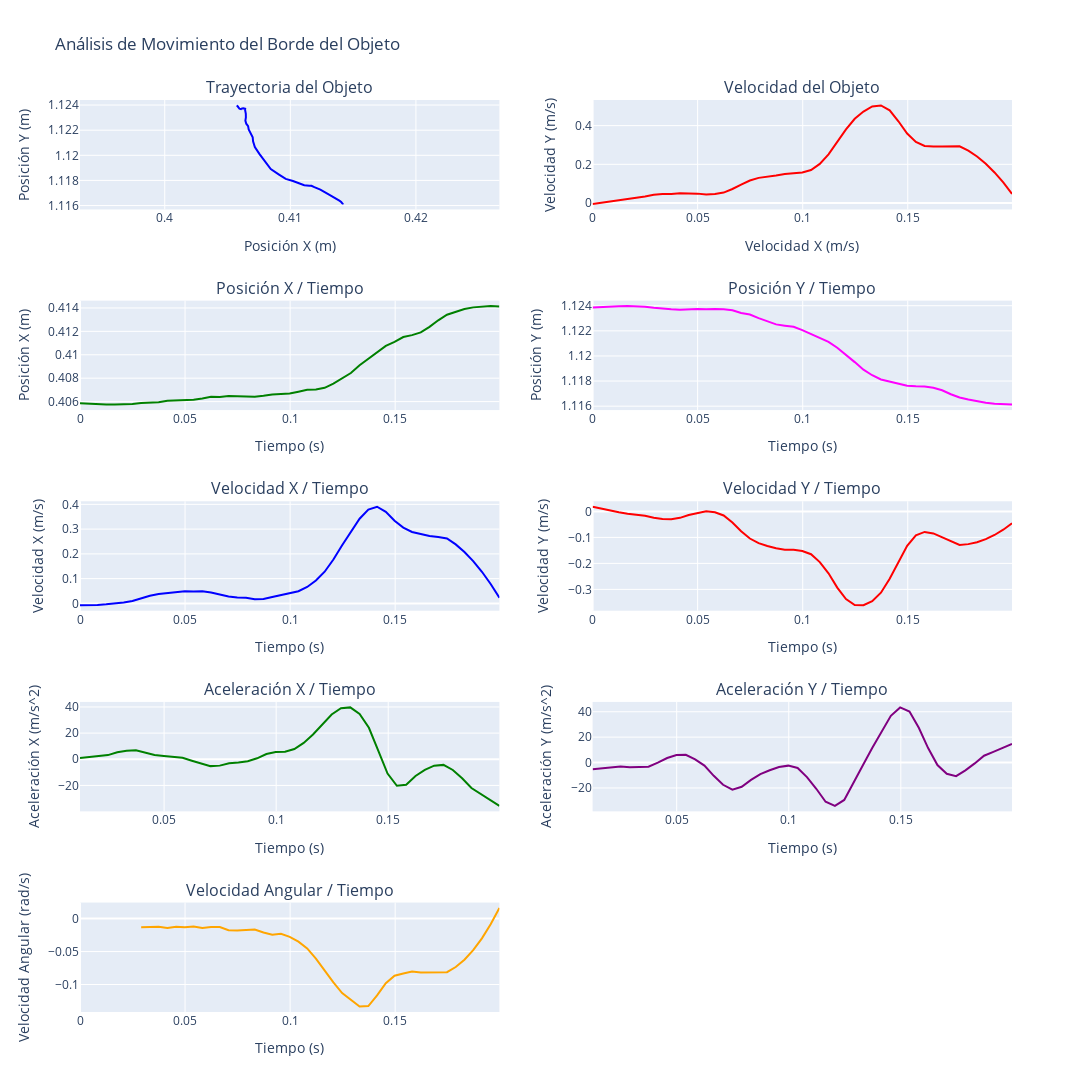

Here is the notebook cell this chart was saved with:
### Code cell
# Elegir dataframe a graficar
dfG = dfBorde
dfG_speed = dfBorde_speed.copy()
dfG_acceleration = dfBorde_acceleration.copy()

# Crear figura y ejes
# 5 filas, 2 columnas
fig = make_subplots(
    rows=5, cols=2,
    subplot_titles=(
        "Trayectoria del Objeto", "Velocidad del Objeto",
        "Posición X / Tiempo", "Posición Y / Tiempo",
        "Velocidad X / Tiempo", "Velocidad Y / Tiempo",
        "Aceleración X / Tiempo", "Aceleración Y / Tiempo",
        "Velocidad Angular / Tiempo", ""
    )
)

# Grafica la trayectoria
fig.update_yaxes(title_text="Posición Y (m)", row=1, col=1)
fig.update_xaxes(title_text="Posición X (m)", row=1, col=1, scaleanchor="y")
fig.add_trace(go.Scatter(x=dfG['X'], y=dfG['Y'], mode='lines', marker=dict(color='blue')), row=1, col=1)

# Grafica la velocidad
fig.update_yaxes(title_text="Velocidad Y (m/s)", row=1, col=2)
fig.update_xaxes(title_text="Velocidad X (m/s)", row=1, col=2)
fig.add_trace(go.Scatter(x=dfG_speed['Time (sec)'], y=dfG_speed['Speed'], mode='lines', marker=dict(color='red'), name='Velocidad Total'), row=1, col=2)

# Grafica la posición X en función del tiempo
fig.update_yaxes(title_text="Posición X (m)", row=2, col=1)
fig.update_xaxes(title_text="Tiempo (s)", row=2, col=1)
fig.add_trace(go.Scatter(x=dfG['Time (sec)'], y=dfG['X'], mode='lines', marker=dict(color='green')), row=2, col=1)

# Grafica la posición Y / tiempo
fig.update_yaxes(title_text="Posición Y (m)", row=2, col=2)
fig.update_xaxes(title_text="Tiempo (s)", row=2, col=2)
fig.add_trace(go.Scatter(x=dfG['Time (sec)'], y=dfG['Y'], mode='lines', marker=dict(color='magenta')), row=2, col=2)

# Grafica la velocidad X / tiempo
fig.update_yaxes(title_text="Velocidad X (m/s)", row=3, col=1)
fig.update_xaxes(title_text="Tiempo (s)", row=3, col=1)
fig.add_trace(go.Scatter(x=dfG_speed['Time (sec)'], y=dfG_speed['Speed_X'], mode='lines', marker=dict(color='blue')), row=3, col=1)

# Grafica la velocidad Y / tiempo
fig.update_yaxes(title_text="Velocidad Y (m/s)", row=3, col=2)
fig.update_xaxes(title_text="Tiempo (s)", row=3, col=2)
fig.add_trace(go.Scatter(x=dfG_speed['Time (sec)'], y=dfG_speed['Speed_Y'], mode='lines', marker=dict(color='red')), row=3, col=2)

# Grafica la aceleración X / tiempo
fig.update_yaxes(title_text="Aceleración X (m/s^2)", row=4, col=1)
fig.update_xaxes(title_text="Tiempo (s)", row=4, col=1)
fig.add_trace(go.Scatter(x=dfG_acceleration['Time (sec)'], y=dfG_acceleration['Acceleration_X'], mode='lines', marker=dict(color='green')), row=4, col=1)

# Grafica la aceleración Y / tiempo
fig.update_yaxes(title_text="Aceleración Y (m/s^2)", row=4, col=2)
fig.update_xaxes(title_text="Tiempo (s)", row=4, col=2)
fig.add_trace(go.Scatter(x=dfG_acceleration['Time (sec)'], y=dfG_acceleration['Acceleration_Y'], mode='lines', marker=dict(color='purple')), row=4, col=2)

# Grafica la velocidad angular
fig.update_yaxes(title_text="Velocidad Angular (rad/s)", row=5, col=1)
fig.update_xaxes(title_text="Tiempo (s)", row=5, col=1)
fig.add_trace(go.Scatter(x=dfG['Time (sec)'], y=dfG['Angular_Velocity'], mode='lines', marker=dict(color='orange')), row=5, col=1)

# Actualizar los títulos y ajustar el diseño
fig.update_layout(height=1200, width=1200, title_text="Análisis de Movimiento del Borde del Objeto", showlegend=False)

# Mostrar los gráficos
fig.show()

### Figure 1 — Plotly figure (JSON) as saved in the notebook; plotly's stock layout.template omitted (floating-point values rounded to 4 significant figures)
{"data": [{"marker": {"color": "blue"}, "mode": "lines", "type": "scatter", "x": [0.4059, 0.4058, 0.4058, 0.4057, 0.4057, 0.4058, 0.4058, 0.4059, 0.4059, 0.4059, 0.4061, 0.4061, 0.4062, 0.4062, 0.4063, 0.4064, 0.4064, 0.4065, 0.4065, 0.4065, 0.4064, 0.4065, 0.4066, 0.4066, 0.4067, 0.4068, 0.407, 0.407, 0.4072, 0.4075, 0.408, 0.4084, 0.4091, 0.4096, 0.4102, 0.4108, 0.4111, 0.4115, 0.4117, 0.4119, 0.4124, 0.4129, 0.4134, 0.4137, 0.4139, 0.4141, 0.4141, 0.4142, 0.4141], "xaxis": "x", "y": [1.124, 1.124, 1.124, 1.124, 1.124, 1.124, 1.124, 1.124, 1.124, 1.124, 1.124, 1.124, 1.124, 1.124, 1.124, 1.124, 1.124, 1.123, 1.123, 1.123, 1.123, 1.123, 1.122, 1.122, 1.122, 1.122, 1.121, 1.121, 1.121, 1.12, 1.12, 1.119, 1.118, 1.118, 1.118, 1.118, 1.118, 1.118, 1.118, 1.117, 1.117, 1.117, 1.117, 1.117, 1.116, 1.116, 1.116, 1.116, 1.116], "yaxis": "y"}, {"marker": {"color": "red"}, "mode": "lines", "name": "Velocidad Total", "type": "scatter", "x": [0, 0.004159, 0.008317, 0.01248, 0.01663, 0.02079, 0.02495, 0.02911, 0.03327, 0.03743, 0.04159, 0.04574, 0.0499, 0.05406, 0.05822, 0.06238, 0.06654, 0.0707, 0.07485, 0.07901, 0.08317, 0.08733, 0.09149, 0.09565, 0.09981, 0.104, 0.1081, 0.1123, 0.1164, 0.1206, 0.1248, 0.1289, 0.1331, 0.1372, 0.1414, 0.1455, 0.1497, 0.1539, 0.158, 0.1622, 0.1663, 0.1705, 0.1747, 0.1788, 0.183, 0.1871, 0.1913, 0.1955, 0.1996], "xaxis": "x2", "y": [-0.004726, 0.002357, 0.009161, 0.01568, 0.02193, 0.02789, 0.03358, 0.04305, 0.04737, 0.04696, 0.05097, 0.05072, 0.04869, 0.04387, 0.04676, 0.05407, 0.07256, 0.09563, 0.1163, 0.1301, 0.1352, 0.1421, 0.1498, 0.1533, 0.1581, 0.1707, 0.2022, 0.2518, 0.3161, 0.3805, 0.4352, 0.4728, 0.4993, 0.5041, 0.4786, 0.4226, 0.3594, 0.3157, 0.2952, 0.2916, 0.2919, 0.2941, 0.2934, 0.2704, 0.2402, 0.2028, 0.1582, 0.1064, 0.04732], "yaxis": "y2"}, {"marker": {"color": "green"}, "mode": "lines", "type": "scatter", "x": [0, 0.004159, 0.008317, 0.01248, 0.01663, 0.02079, 0.02495, 0.02911, 0.03327, 0.03743, 0.04159, 0.04574, 0.0499, 0.05406, 0.05822, 0.06238, 0.06654, 0.0707, 0.07485, 0.07901, 0.08317, 0.08733, 0.09149, 0.09565, 0.09981, 0.104, 0.1081, 0.1123, 0.1164, 0.1206, 0.1248, 0.1289, 0.1331, 0.1372, 0.1414, 0.1455, 0.1497, 0.1539, 0.158, 0.1622, 0.1663, 0.1705, 0.1747, 0.1788, 0.183, 0.1871, 0.1913, 0.1955, 0.1996], "xaxis": "x3", "y": [0.4059, 0.4058, 0.4058, 0.4057, 0.4057, 0.4058, 0.4058, 0.4059, 0.4059, 0.4059, 0.4061, 0.4061, 0.4062, 0.4062, 0.4063, 0.4064, 0.4064, 0.4065, 0.4065, 0.4065, 0.4064, 0.4065, 0.4066, 0.4066, 0.4067, 0.4068, 0.407, 0.407, 0.4072, 0.4075, 0.408, 0.4084, 0.4091, 0.4096, 0.4102, 0.4108, 0.4111, 0.4115, 0.4117, 0.4119, 0.4124, 0.4129, 0.4134, 0.4137, 0.4139, 0.4141, 0.4141, 0.4142, 0.4141], "yaxis": "y3"}, {"marker": {"color": "magenta"}, "mode": "lines", "type": "scatter", "x": [0, 0.004159, 0.008317, 0.01248, 0.01663, 0.02079, 0.02495, 0.02911, 0.03327, 0.03743, 0.04159, 0.04574, 0.0499, 0.05406, 0.05822, 0.06238, 0.06654, 0.0707, 0.07485, 0.07901, 0.08317, 0.08733, 0.09149, 0.09565, 0.09981, 0.104, 0.1081, 0.1123, 0.1164, 0.1206, 0.1248, 0.1289, 0.1331, 0.1372, 0.1414, 0.1455, 0.1497, 0.1539, 0.158, 0.1622, 0.1663, 0.1705, 0.1747, 0.1788, 0.183, 0.1871, 0.1913, 0.1955, 0.1996], "xaxis": "x4", "y": [1.124, 1.124, 1.124, 1.124, 1.124, 1.124, 1.124, 1.124, 1.124, 1.124, 1.124, 1.124, 1.124, 1.124, 1.124, 1.124, 1.124, 1.123, 1.123, 1.123, 1.123, 1.123, 1.122, 1.122, 1.122, 1.122, 1.121, 1.121, 1.121, 1.12, 1.12, 1.119, 1.118, 1.118, 1.118, 1.118, 1.118, 1.118, 1.118, 1.117, 1.117, 1.117, 1.117, 1.117, 1.116, 1.116, 1.116, 1.116, 1.116], "yaxis": "y4"}, {"marker": {"color": "blue"}, "mode": "lines", "type": "scatter", "x": [0, 0.004159, 0.008317, 0.01248, 0.01663, 0.02079, 0.02495, 0.02911, 0.03327, 0.03743, 0.04159, 0.04574, 0.0499, 0.05406, 0.05822, 0.06238, 0.06654, 0.0707, 0.07485, 0.07901, 0.08317, 0.08733, 0.09149, 0.09565, 0.09981, 0.104, 0.1081, 0.1123, 0.1164, 0.1206, 0.1248, 0.1289, 0.1331, 0.1372, 0.1414, 0.1455, 0.1497, 0.1539, 0.158, 0.1622, 0.1663, 0.1705, 0.1747, 0.1788, 0.183, 0.1871, 0.1913, 0.1955, 0.1996], "xaxis": "x5", "y": [-0.007441, -0.007273, -0.006042, -0.003748, -0.0003906, 0.004029, 0.009512, 0.02169, 0.03106, 0.03837, 0.04183, 0.04464, 0.04864, 0.04834, 0.04929, 0.04413, 0.03538, 0.02753, 0.02392, 0.02239, 0.01704, 0.01765, 0.02548, 0.03368, 0.04041, 0.0493, 0.06644, 0.09254, 0.128, 0.1771, 0.2349, 0.2902, 0.3421, 0.3789, 0.3904, 0.3696, 0.3335, 0.306, 0.2885, 0.2803, 0.2722, 0.2682, 0.2625, 0.2382, 0.2077, 0.1709, 0.1278, 0.07843, 0.02273], "yaxis": "y5"}, {"marker": {"color": "red"}, "mode": "lines", "type": "scatter", "x": [0, 0.004159, 0.008317, 0.01248, 0.01663, 0.02079, 0.02495, 0.02911, 0.03327, 0.03743, 0.04159, 0.04574, 0.0499, 0.05406, 0.05822, 0.06238, 0.06654, 0.0707, 0.07485, 0.07901, 0.08317, 0.08733, 0.09149, 0.09565, 0.09981, 0.104, 0.1081, 0.1123, 0.1164, 0.1206, 0.1248, 0.1289, 0.1331, 0.1372, 0.1414, 0.1455, 0.1497, 0.1539, 0.158, 0.1622, 0.1663, 0.1705, 0.1747, 0.1788, 0.183, 0.1871, 0.1913, 0.1955, 0.1996], "xaxis": "x6", "y": [0.01795, 0.009844, 0.002662, -0.003592, -0.008918, -0.01332, -0.01679, -0.02426, -0.02873, -0.03025, -0.0248, -0.01389, -0.005664, 0.0007365, -0.003344, -0.01571, -0.0428, -0.07612, -0.1043, -0.122, -0.1329, -0.142, -0.1472, -0.1474, -0.1521, -0.1648, -0.1951, -0.238, -0.293, -0.337, -0.3605, -0.361, -0.3456, -0.3126, -0.2592, -0.1927, -0.132, -0.09224, -0.07883, -0.08457, -0.1004, -0.1156, -0.129, -0.1259, -0.1184, -0.1067, -0.09068, -0.07037, -0.04577], "yaxis": "y6"}, {"marker": {"color": "green"}, "mode": "lines", "type": "scatter", "x": [0.01248, 0.01663, 0.02079, 0.02495, 0.02911, 0.03327, 0.03743, 0.04159, 0.04574, 0.0499, 0.05406, 0.05822, 0.06238, 0.06654, 0.0707, 0.07485, 0.07901, 0.08317, 0.08733, 0.09149, 0.09565, 0.09981, 0.104, 0.1081, 0.1123, 0.1164, 0.1206, 0.1248, 0.1289, 0.1331, 0.1372, 0.1414, 0.1455, 0.1497, 0.1539, 0.158, 0.1622, 0.1663, 0.1705, 0.1747, 0.1788, 0.183, 0.1871, 0.1913, 0.1955, 0.1996], "xaxis": "x7", "y": [0.8882, 1.655, 2.422, 3.189, 5.309, 6.5, 6.94, 4.843, 3.265, 2.468, 1.565, 1.119, -1.083, -3.116, -5.232, -4.86, -3.125, -2.522, -1.508, 0.7438, 4.0, 5.473, 5.729, 7.879, 12.54, 18.92, 26.62, 34.23, 39.01, 39.66, 34.62, 24.08, 6.623, -10.9, -20.27, -19.52, -12.8, -8.131, -4.872, -4.29, -8.171, -14.54, -22.01, -26.55, -31.1, -35.64], "yaxis": "y7"}, {"marker": {"color": "purple"}, "mode": "lines", "type": "scatter", "x": [0.01248, 0.01663, 0.02079, 0.02495, 0.02911, 0.03327, 0.03743, 0.04159, 0.04574, 0.0499, 0.05406, 0.05822, 0.06238, 0.06654, 0.0707, 0.07485, 0.07901, 0.08317, 0.08733, 0.09149, 0.09565, 0.09981, 0.104, 0.1081, 0.1123, 0.1164, 0.1206, 0.1248, 0.1289, 0.1331, 0.1372, 0.1414, 0.1455, 0.1497, 0.1539, 0.158, 0.1622, 0.1663, 0.1705, 0.1747, 0.1788, 0.183, 0.1871, 0.1913, 0.1955, 0.1996], "xaxis": "x8", "y": [-5.181, -4.512, -3.843, -3.174, -3.689, -3.707, -3.238, -0.1306, 3.568, 5.913, 6.141, 2.537, -2.416, -10.47, -17.5, -21.3, -19.04, -13.66, -9.063, -6.051, -3.477, -2.436, -4.231, -11.47, -20.66, -30.84, -34.12, -29.44, -16.35, -2.076, 11.51, 24.47, 36.77, 43.42, 40.15, 27.38, 11.41, -1.956, -8.854, -10.69, -6.13, -0.6688, 5.364, 8.46, 11.56, 14.65], "yaxis": "y8"}, {"marker": {"color": "orange"}, "mode": "lines", "type": "scatter", "x": [0, 0.004159, 0.008317, 0.01248, 0.01663, 0.02079, 0.02495, 0.02911, 0.03327, 0.03743, 0.04159, 0.04574, 0.0499, 0.05406, 0.05822, 0.06238, 0.06654, 0.0707, 0.07485, 0.07901, 0.08317, 0.08733, 0.09149, 0.09565, 0.09981, 0.104, 0.1081, 0.1123, 0.1164, 0.1206, 0.1248, 0.1289, 0.1331, 0.1372, 0.1414, 0.1455, 0.1497, 0.1539, 0.158, 0.1622, 0.1663, 0.1705, 0.1747, 0.1788, 0.183, 0.1871, 0.1913, 0.1955, 0.1996], "xaxis": "x9", "y": [null, null, null, null, null, null, null, -0.01302, -0.01328, -0.01251, -0.01419, -0.01239, -0.01332, -0.01213, -0.0143, -0.01278, -0.01296, -0.01761, -0.01796, -0.0168, -0.01652, -0.02104, -0.02446, -0.02305, -0.0277, -0.0351, -0.04527, -0.06063, -0.07888, -0.09673, -0.113, -0.1228, -0.1333, -0.1326, -0.1165, -0.09789, -0.08667, -0.08339, -0.08016, -0.0819, -0.08161, -0.08141, -0.08128, -0.07351, -0.06237, -0.04785, -0.02996, -0.008698, 0.01594], "yaxis": "y9"}], "layout": {"annotations": [{"font": {"size": 16}, "showarrow": false, "text": "Trayectoria del Objeto", "x": 0.225, "xanchor": "center", "xref": "paper", "y": 1, "yanchor": "bottom", "yref": "paper"}, {"font": {"size": 16}, "showarrow": false, "text": "Velocidad del Objeto", "x": 0.775, "xanchor": "center", "xref": "paper", "y": 1, "yanchor": "bottom", "yref": "paper"}, {"font": {"size": 16}, "showarrow": false, "text": "Posición X / Tiempo", "x": 0.225, "xanchor": "center", "xref": "paper", "y": 0.78, "yanchor": "bottom", "yref": "paper"}, {"font": {"size": 16}, "showarrow": false, "text": "Posición Y / Tiempo", "x": 0.775, "xanchor": "center", "xref": "paper", "y": 0.78, "yanchor": "bottom", "yref": "paper"}, {"font": {"size": 16}, "showarrow": false, "text": "Velocidad X / Tiempo", "x": 0.225, "xanchor": "center", "xref": "paper", "y": 0.56, "yanchor": "bottom", "yref": "paper"}, {"font": {"size": 16}, "showarrow": false, "text": "Velocidad Y / Tiempo", "x": 0.775, "xanchor": "center", "xref": "paper", "y": 0.56, "yanchor": "bottom", "yref": "paper"}, {"font": {"size": 16}, "showarrow": false, "text": "Aceleración X / Tiempo", "x": 0.225, "xanchor": "center", "xref": "paper", "y": 0.34, "yanchor": "bottom", "yref": "paper"}, {"font": {"size": 16}, "showarrow": false, "text": "Aceleración Y / Tiempo", "x": 0.775, "xanchor": "center", "xref": "paper", "y": 0.34, "yanchor": "bottom", "yref": "paper"}, {"font": {"size": 16}, "showarrow": false, "text": "Velocidad Angular / Tiempo", "x": 0.225, "xanchor": "center", "xref": "paper", "y": 0.12, "yanchor": "bottom", "yref": "paper"}], "height": 1200, "showlegend": false, "title": {"text": "Análisis de Movimiento del Borde del Objeto"}, "width": 1200, "xaxis": {"anchor": "y", "domain": [0, 0.45], "scaleanchor": "y", "title": {"text": "Posición X (m)"}}, "xaxis10": {"anchor": "y10", "domain": [0.55, 1]}, "xaxis2": {"anchor": "y2", "domain": [0.55, 1], "title": {"text": "Velocidad X (m/s)"}}, "xaxis3": {"anchor": "y3", "domain": [0, 0.45], "title": {"text": "Tiempo (s)"}}, "xaxis4": {"anchor": "y4", "domain": [0.55, 1], "title": {"text": "Tiempo (s)"}}, "xaxis5": {"anchor": "y5", "domain": [0, 0.45], "title": {"text": "Tiempo (s)"}}, "xaxis6": {"anchor": "y6", "domain": [0.55, 1], "title": {"text": "Tiempo (s)"}}, "xaxis7": {"anchor": "y7", "domain": [0, 0.45], "title": {"text": "Tiempo (s)"}}, "xaxis8": {"anchor": "y8", "domain": [0.55, 1], "title": {"text": "Tiempo (s)"}}, "xaxis9": {"anchor": "y9", "domain": [0, 0.45], "title": {"text": "Tiempo (s)"}}, "yaxis": {"anchor": "x", "domain": [0.88, 1], "title": {"text": "Posición Y (m)"}}, "yaxis10": {"anchor": "x10", "domain": [0, 0.12]}, "yaxis2": {"anchor": "x2", "domain": [0.88, 1], "title": {"text": "Velocidad Y (m/s)"}}, "yaxis3": {"anchor": "x3", "domain": [0.66, 0.78], "title": {"text": "Posición X (m)"}}, "yaxis4": {"anchor": "x4", "domain": [0.66, 0.78], "title": {"text": "Posición Y (m)"}}, "yaxis5": {"anchor": "x5", "domain": [0.44, 0.56], "title": {"text": "Velocidad X (m/s)"}}, "yaxis6": {"anchor": "x6", "domain": [0.44, 0.56], "title": {"text": "Velocidad Y (m/s)"}}, "yaxis7": {"anchor": "x7", "domain": [0.22, 0.34], "title": {"text": "Aceleración X (m/s^2)"}}, "yaxis8": {"anchor": "x8", "domain": [0.22, 0.34], "title": {"text": "Aceleración Y (m/s^2)"}}, "yaxis9": {"anchor": "x9", "domain": [0, 0.12], "title": {"text": "Velocidad Angular (rad/s)"}}}}
